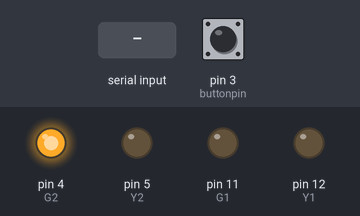
Bench run of a sketch on a simulated Arduino Uno, built with avr-gcc and run on an emulated ATmega328P. Shown: output pins drawn as LEDs (lit = HIGH). The test bench sets the inputs (shaded band); at power-on: pin 3 (buttonpin) HIGH. Pins used as bus, display or sensor lines are not drawn; what the sketch prints to the serial monitor is not drawn.

Above: at 1.2 s.
1.3 s: "1" received over Serial
At 2.4 s:
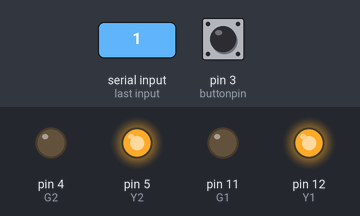
2.8 s: "1" received over Serial
At 3.5 s:
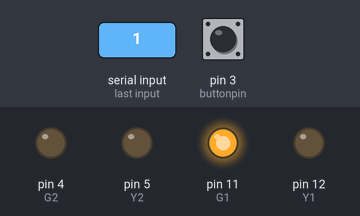
Timing chart, 0 to 5.8 s (numbered marks = the images above; inputs shaded):
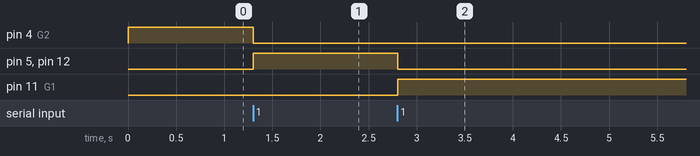

Measured:
- after the input at 1.3 s, pin 4 (G2): HIGH → LOW at once; pin 5 (Y2), pin 12 (Y1): LOW → HIGH at once
- after the input at 2.8 s, pin 5 (Y2), pin 12 (Y1): HIGH → LOW at once; pin 11 (G1): LOW → HIGH at once

The sketch:

lab4.ino
```cpp
int R1= 13; //定义东西向红灯
int Y1= 12; //定义东西向黄灯
int G1= 11; //定义东西向绿灯
int R2= 6; //定义南北向红灯
int Y2= 5; //定义南北向黄灯
int G2= 4; //定义南北向绿灯
int state = 0;
int count = 0;
int buttonpin = 3; //定义避障传感器接口
int val; //定义避障传感器接口的数字变量val
char chr; //定义上位机的输入字符信号
void setup()
{
pinMode(R1, OUTPUT); //定义LED 为输出接口
pinMode(Y1, OUTPUT); //定义LED 为输出接口
pinMode(G1, OUTPUT); //定义LED 为输出接口
pinMode(R2, OUTPUT); //定义LED 为输出接口
pinMode(Y2, OUTPUT); //定义LED 为输出接口
pinMode(G2, OUTPUT); //定义LED 为输出接口
pinMode(buttonpin, INPUT); //定义避障传感器为输出接口
Serial.begin(9600); //连接上位机，波特率为960
digitalWrite(R1, LOW);
digitalWrite(Y1, LOW);
digitalWrite(G1, LOW);
digitalWrite(R2, LOW);
digitalWrite(Y2, LOW);
digitalWrite(G2, LOW);
}
void loop()
{
// 接收传感器信号然后发送给上位机
val = digitalRead(buttonpin); //将数字接口3的值读取赋给val
if (val == LOW) //当避障传感器检测低电平时，有障碍物，传输YES
{
Serial.print(B1);
}
else
{
Serial.print(B0);
}
// 接收上位机信号控制小灯开关
chr = Serial.read();
if (chr == '1') //当避障传感器检测低电平时，LED 灭
{
if(state == 0)
{
state = 1;
}
else if (state == 1)
{
state = 2;
}
else if (state == 2)
{
state = 3;
}
else
{
state = 0;
}
}
else
{
state = state;
}
if (state == 0)
{
digitalWrite(R1, HIGH);
digitalWrite(Y1, LOW);
digitalWrite(G1, LOW);
digitalWrite(R2, LOW);
digitalWrite(Y2, LOW);
digitalWrite(G2, HIGH);
}
else if (state == 2)
{
digitalWrite(R1, LOW);
digitalWrite(Y1, LOW);
digitalWrite(G1, HIGH);
digitalWrite(R2, HIGH);
digitalWrite(Y2, LOW);
digitalWrite(G2, LOW);

}
else
{
digitalWrite(R1, LOW);
digitalWrite(Y1, HIGH);
digitalWrite(G1, LOW);
digitalWrite(R2, LOW);
digitalWrite(Y2, HIGH);
digitalWrite(G2, LOW);
delay(500);
}
}
```
